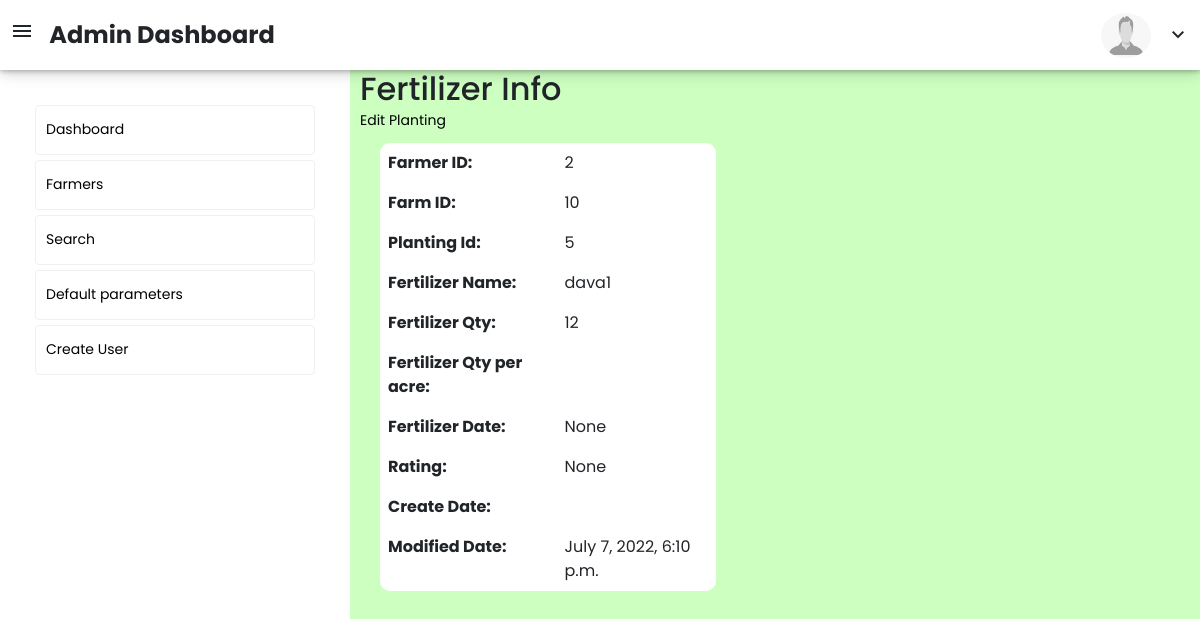
Before: /fertilizer_info/fertilizer_id=1 with the older database file.
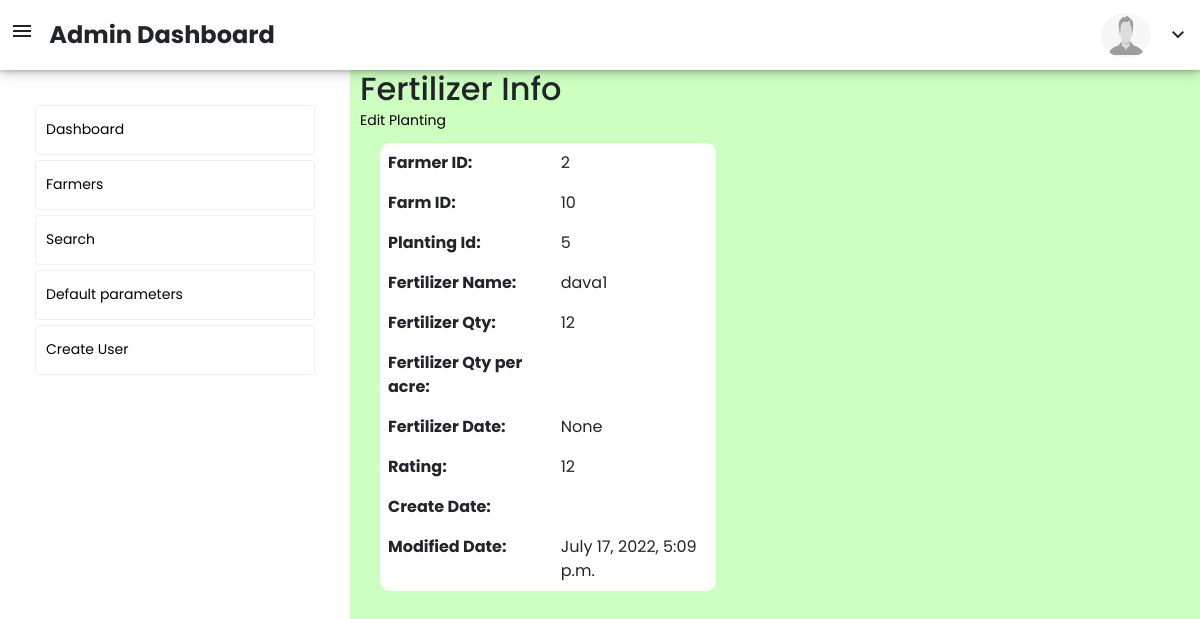
After: the same page with the newer database file.
### adminaccess/models.py (models this page shows)
class Fertilizer(models.Model):
    farmer_id = models.IntegerField()
    farm_id = models.IntegerField()
    planting_id = models.IntegerField()
    fertilizer_name = models.CharField(max_length=50)
    fertilizer_qty = models.CharField(max_length=50,blank=True, null=True)
    fertilizer_qty_per_acre = models.CharField(max_length=50,blank=True, null=True)
    fertilizer_date = models.DateTimeField(blank=True, null=True)#selection
    rating = models.IntegerField(blank=True, null=True)
    creation_date = models.DateTimeField(auto_now_add=True,blank=True, null=True)
    modified_date = models.DateTimeField(auto_now=True,blank=True, null=True)

### adminaccess/views.py (the view)
# urls.py: path('fertilizer_info/fertilizer_id=<int:fertilizer_id>', views.fertilizer_info, name="fertilizer_info"),
def fertilizer_info(request, fertilizer_id):
    fertilizer = Fertilizer.objects.filter(id=fertilizer_id)[0]
    data = {'fertilizer':fertilizer}
    return render(request, 'forms/fertilizer_info.html', data)

### templates/forms/fertilizer_info.html
{% extends 'dashboard/basic.html' %}
{% block body %}
{% load static %}
    <h2>Fertilizer Info</h2>
    <table class="table table-borderless table-width-40 farmer_detail">
        <a href="/fertilizer_edit/fertilizer_id={{fertilizer.id}}">Edit Planting</a>
        <tbody>
            <tr>
                <th scope="row">Farmer ID:</th>
                <td>{{fertilizer.farmer_id}}</td>
            </tr>
            <tr>
                <th scope="row">Farm ID:</th>
                <td>{{fertilizer.farm_id}}</td>
            </tr>
            <tr>
                <th scope="row">Planting Id:</th>
                <td>{{fertilizer.planting_id}}</td>
            </tr>
            <tr>
                <th scope="row">Fertilizer Name:</th>
                <td>{{fertilizer.fertilizer_name}}</td>
            </tr>
            <tr>
                <th scope="row">Fertilizer Qty:</th>
                <td>{{fertilizer.fertilizer_qty}}</td>
            </tr>
            <tr>
                <th scope="row">Fertilizer Qty per acre:</th>
                <td>{{planting_history.fertilizer_qty_per_acre}}</td>
            </tr>
            <tr>
                <th scope="row">Fertilizer Date:</th>
                <td>{{fertilizer.fertilizer_date}}</td>
            </tr>
            <tr>
                <th scope="row">Rating:</th>
                <td>{{fertilizer.rating}}</td>
            </tr>
            <tr>
                <th scope="row">Create Date:</th>
                <td>{{fertilizer.create_date}}</td>
            </tr>
            <tr>
                <th scope="row">Modified Date:</th>
                <td>{{fertilizer.modified_date}}</td>
            </tr>
        </tbody>
    </table>
{% endblock %}

Changed rows visible on the page:
changed Fertilizer "dava1": rating "None" → "12"; modified_date "July 7, 2022, 6:10 p.m." → "July 17, 2022, 5:09 p.m."
